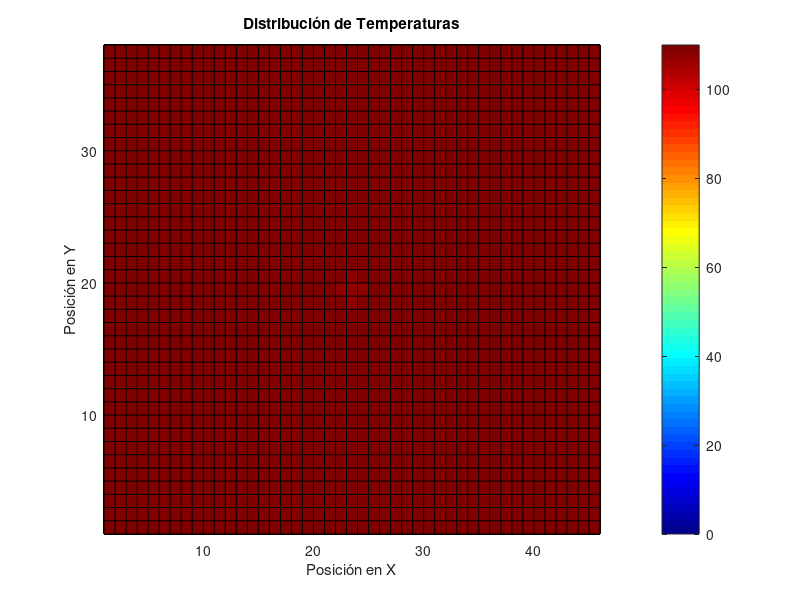
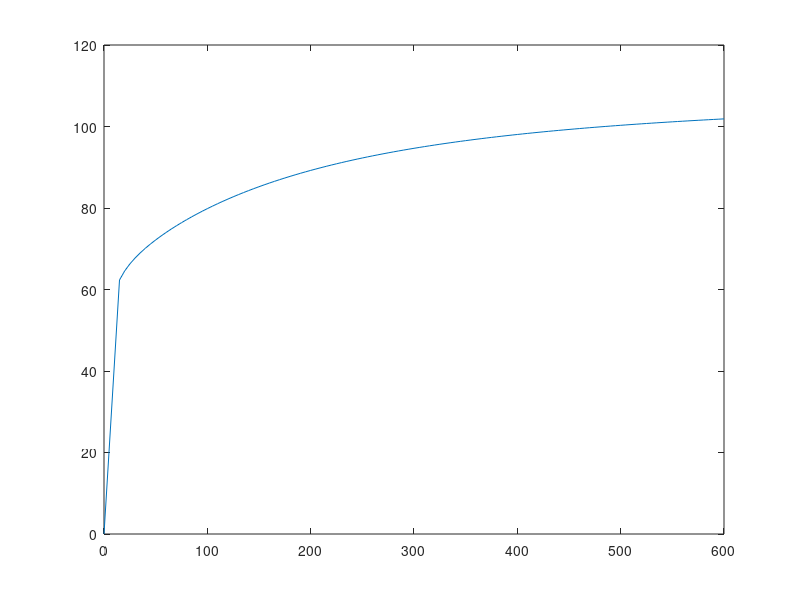

Source code (MATLAB) for these figures, in order: (Note: this script raises an error after producing the figures.)
clear all
%Constantes del problema:

    %Parámetros geometricos:
    t=0.2;
    Deltax=t/4;
    Deltay=t/4;
    Deltaw=Deltay;

    % conductividades [W/(m-C)]
    k=zeros(3,1);
    k(1,1)=51;  % Acero
    k(2,1)=398; % Cobre
    k(3,1)=205; % Aluminio

    % Densidades [kg/m^3]
    rho=zeros(3,1);
    rho(1,1)=7870;  % Acero
    rho(2,1)=8960;  % Cobre
    rho(3,1)=2700;  % Aluminio

    % Calores especificos [J/kg-C]
    c_p=zeros(3,1);
    c_p(1,1)=465;  % Acero
    c_p(2,1)=385;  % Cobre
    c_p(3,1)=897;  % Aluminio

    % Absortividades [m^2/s]
    alpha=k./(rho.*c_p);

    %Coeficiente de convección [W/m^2-C]
    h=1000;

    %Tempeartura alr
    T_inf=110;

%Generamos tabla con taos maximos para cada tipo de nodo y tiempos máximos:
    
    tao_max=zeros(15,1,3);    %Numero de ecuaciones=15 y son 3 tipos de materiales.
    Deltat_max=zeros(15,1,3); %[s]

    %Nodo A:
    tao_max(1,1,:)=1/4;
    
    %Nodos B:
    for m=1:3
        tao_max(2,1,m)=(1/((2*h*Deltaw)/k(m,1)+4));
    end

    %Nodos C:

    for m=1:3
        tao_max(3,1,m)=(1/((2*h*Deltaw)/k(m,1)+4));
    end

    %Nodos D:

    for m=1:3
        tao_max(4,1,m)=(1/((2*h*Deltaw)/k(m,1)+4));
    end

    %Nodos E:

    for m=1:3
        tao_max(5,1,m)=(1/((2*h*Deltaw)/k(m,1)+4));
    end

    %Nodos F:

    for m=1:3
        tao_max(6,1,m)=(1/((4*h*Deltaw)/k(m,1)+4));
    end

    %Nodos G:

    for m=1:3
        tao_max(7,1,m)=(1/((4*h*Deltaw)/k(m,1)+4));
    end

    %Nodos H:

    for m=1:3
        tao_max(8,1,m)=(1/((4*h*Deltaw)/k(m,1)+4));
    end

     %Nodos I:

    for m=1:3
        tao_max(9,1,m)=(1/((4*h*Deltaw)/k(m,1)+4));
    end

    %Nodos J:

    for m=1:3
        tao_max(10,1,m)=(1/((4*h*Deltaw)/(3*k(m,1))+4));
    end

    %Nodos K:

    for m=1:3
        tao_max(11,1,m)=(1/((4*h*Deltaw)/(3*k(m,1))+4));
    end

    %Nodos L:

    for m=1:3
        tao_max(12,1,m)=(1/((4*h*Deltaw)/(3*k(m,1))+4));
    end

    %Nodos M:

    for m=1:3
        tao_max(13,1,m)=(1/((4*h*Deltaw)/(3*k(m,1))+4));
    end

    %Nodos N:

    for m=1:3
        tao_max(14,1,:)=1/4;
    end

    %Nodo o:

    for m=1:3
        tao_max(15,1,m)=(1/((2*h*Deltaw)/(k(m,1))+4));
    end

    %Nodo p:

    for m=1:3
        tao_max(16,1,m)=(1/((2*h*Deltaw)/(k(m,1))+4));
    end

    %Hallamos tiempos m para cada caso

    for m=1:16
        for n=1:3
             Deltat_min(m,1,n)=((Deltaw^2)*tao_max(m,1,n))/(alpha(n,1));
        end
    end


 % Hallamos el tiempo mínimo que se pueda usar para cada material truncando
 % el valor por debajo para que quede entero (y un poco menor del valor máximo)
    
    Deltat=zeros(3,1);

    for m=1:3
        Deltat(m,1)=min(floor(Deltat_min(:,1,m)));
    end

    %Obtenemos pasos mínimos para el acero de 32s, para el cobre de 4
    %s, y para el aluminio de 5s
   
 % Recalculamos los taos para cada tipo de ecuaciones según el tiempo
 % mínimo obtenido anteriomente

    tao=(1/(Deltaw^2))*(alpha.*Deltat);

 % Generamos matriz de NODOS: según la distribución nodal planteada se
 % tiene una matriz de 45*37 para un totoal de 1665 nodos. 
 % EN ESTE SCRIPT SOLO SOLUCIONAMOS PARA EL ACERO
 
 T=ones(45,37,1);
 T=110.*T; % Se llenan los nodos, con una temperatura igual al de los gases

    % CONDICION INICIAL:

    for m=1:45
        for n=33:37
            T(m,n,1)=15;
        end
    end

    for m=9:13
        for n=21:32
            T(m,n,1)=15;
        end
    end

    for m=21:25
        for n=21:32
            T(m,n,1)=15;
        end
    end

    for m=1:45
        for n=19:21
            T(m,n,1)=15;
        end
    end

    %Condición de simetría:

    for m=1:45
        for n=1:19
            T(m,n,1)=T(-m+46,-n+38,1);
        end
    end

% Crear un mallado con colores (para los nodos, no es fiel al tamaño real 
% los elementos, esta malla considera que todos los elementos tiene el mis
% tamaño lo cual es falso (no para los cálculo pero sí para la 
% representación gráfica))

    figure;

    %Corregimos tamaño de la matriz:
        l=T(:,:,1);
        for m=45:45
             for n=1:37
                 l(m+1,n+1)=l(m,n);
             end
         end

            for m=1:45
                for n=37:37
                    l(m,n)=1;
                end
            end

    pcolor(l(:,:,1)');
    %shading interp;  % Interpolación para suavizar los colores

    % Definir una escala de colores personalizada 
    colormap(jet);  % Utilizamos el mapa de colores "jet" 

    % Agregar una barra de colores
    colorbar;

    % Etiquetas y título del gráfico
    xlabel('Posición en X');
    ylabel('Posición en Y');
    title('Distribución de Temperaturas');
   
    %  ajustar los ejes si es necesario
    %axis([0, 46, 0, 38]);
    

 % COMENZAMOS A SOLUCIONAR: se debe programar cada ecuación cada iteración
 % del while, el criterio de parada se definirá proximamente:

   ts=2; %  time steep (paso temporal)

   % Se itera hasta alcanzar estado estable:
   prom_residuals=1;
   counter=0;
   while(prom_residuals>10^(-2))

   %Nodos A:


    T(:,:,ts)=T(:,:,ts-1);

   for m=2:44
       for n=34:36
           T(m,n,ts)=T(m,n,ts-1)*(1-4*tao(3))+tao(3)*(T(m-1,n,ts-1)+T(m+1,n,ts-1)+T(m,n-1,ts-1)+T(m,n+1,ts-1));
       end
   end

   for m=10:12
       for n=21:33
           T(m,n,ts)=T(m,n,ts-1)*(1-4*tao(3))+tao(3)*(T(m-1,n,ts-1)+T(m+1,n,ts-1)+T(m,n-1,ts-1)+T(m,n+1,ts-1));
       end
   end

   for m=22:24
       for n=21:33
           T(m,n,ts)=T(m,n,ts-1)*(1-4*tao(3))+tao(3)*(T(m-1,n,ts-1)+T(m+1,n,ts-1)+T(m,n-1,ts-1)+T(m,n+1,ts-1));
       end
   end

   for m=2:44
       for n=20:20
           T(m,n,ts)=T(m,n,ts-1)*(1-4*tao(3))+tao(3)*(T(m-1,n,ts-1)+T(m+1,n,ts-1)+T(m,n-1,ts-1)+T(m,n+1,ts-1));
       end
   end

   %Nodos B:
    
   for m=1:1
       for n=20:20
          T(m,n,ts)=T(m,n,ts-1)*(1-tao(3)*(((2*h*Deltaw)/k(1))+4))+tao(3)*(2*T(m+1,n,ts-1)+T(m,n-1,ts-1)+T(m,n+1,ts-1)+(2*h*Deltaw/k(1))*T_inf);
           
       end
   end

   for m=1:1
       for n=34:36
           T(m,n,ts)=T(m,n,ts-1)*(1-tao(3)*(((2*h*Deltaw)/k(1))+4))+tao(3)*(2*T(m+1,n,ts-1)+T(m,n-1,ts-1)+T(m,n+1,ts-1)+(2*h*Deltaw/k(1))*T_inf);
       end
   end

   for m=9:9
       for n=22:32
            T(m,n,ts)=T(m,n,ts-1)*(1-tao(3)*(((2*h*Deltaw)/k(1))+4))+tao(3)*(2*T(m+1,n,ts-1)+T(m,n-1,ts-1)+T(m,n+1,ts-1)+(2*h*Deltaw/k(1))*T_inf);
       end
   end

   for m=21:21
       for n=22:32
            T(m,n,ts)=T(m,n,ts-1)*(1-tao(3)*(((2*h*Deltaw)/k(1))+4))+tao(3)*(2*T(m+1,n,ts-1)+T(m,n-1,ts-1)+T(m,n+1,ts-1)+(2*h*Deltaw/k(1))*T_inf);
       end
   end
    
   %Nodos C:

   for m=13:13
       for n=22:32
            T(m,n,ts)=T(m,n,ts-1)*(1-tao(3)*(((2*h*Deltaw)/k(1))+4))+tao(3)*(2*T(m-1,n,ts-1)+T(m,n-1,ts-1)+T(m,n+1,ts-1)+(2*h*Deltaw/k(1))*T_inf);
       end
   end

   for m=25:25
       for n=22:32
            T(m,n,ts)=T(m,n,ts-1)*(1-tao(3)*(((2*h*Deltaw)/k(1))+4))+tao(3)*(2*T(m-1,n,ts-1)+T(m,n-1,ts-1)+T(m,n+1,ts-1)+(2*h*Deltaw/k(1))*T_inf);
       end
   end

   for m=45:45
       for n=20:20
            T(m,n,ts)=T(m,n,ts-1)*(1-tao(3)*(((2*h*Deltaw)/k(1))+4))+tao(3)*(2*T(m-1,n,ts-1)+T(m,n-1,ts-1)+T(m,n+1,ts-1)+(2*h*Deltaw/k(1))*T_inf);
       end
   end

   for m=45:45
       for n=34:36
            T(m,n,ts)=T(m,n,ts-1)*(1-tao(3)*(((2*h*Deltaw)/k(1))+4))+tao(3)*(2*T(m-1,n,ts-1)+T(m,n-1,ts-1)+T(m,n+1,ts-1)+(2*h*Deltaw/k(1))*T_inf);
       end
   end

   %Nodos D:

   for m=2:44
       for n=37:37
           T(m,n,ts)=T(m,n,ts-1)*(1-tao(3)*(((2*h*Deltaw)/k(1))+4))+tao(3)*(2*T(m,n-1,ts-1)+T(m-1,n,ts-1)+T(m+1,n,ts-1)+(2*h*Deltaw/k(1))*T_inf);
       end
   end

   for m=2:8
       for n=21:21
           T(m,n,ts)=T(m,n,ts-1)*(1-tao(3)*(((2*h*Deltaw)/k(1))+4))+tao(3)*(2*T(m,n-1,ts-1)+T(m-1,n,ts-1)+T(m+1,n,ts-1)+(2*h*Deltaw/k(1))*T_inf);
       end
   end

   for m=14:20
       for n=21:21
           T(m,n,ts)=T(m,n,ts-1)*(1-tao(3)*(((2*h*Deltaw)/k(1))+4))+tao(3)*(2*T(m,n-1,ts-1)+T(m-1,n,ts-1)+T(m+1,n,ts-1)+(2*h*Deltaw/k(1))*T_inf);
       end
   end

   for m=26:44
       for n=21:21
           T(m,n,ts)=T(m,n,ts-1)*(1-tao(3)*(((2*h*Deltaw)/k(1))+4))+tao(3)*(2*T(m,n-1,ts-1)+T(m-1,n,ts-1)+T(m+1,n,ts-1)+(2*h*Deltaw/k(1))*T_inf);
       end
   end

   %Nodos E

   for m=2:8
       for n=33:33
           T(m,n,ts)=T(m,n,ts-1)*(1-tao(3)*(((2*h*Deltaw)/k(1))+4))+tao(3)*(2*T(m,n+1,ts-1)+T(m-1,n,ts-1)+T(m+1,n,ts-1)+(2*h*Deltaw/k(1))*T_inf);
       end
   end

   for m=14:20
       for n=33:33
            T(m,n,ts)=T(m,n,ts-1)*(1-tao(3)*(((2*h*Deltaw)/k(1))+4))+tao(3)*(2*T(m,n+1,ts-1)+T(m-1,n,ts-1)+T(m+1,n,ts-1)+(2*h*Deltaw/k(1))*T_inf);
       end
   end

   for m=26:44
       for n=33:33
            T(m,n,ts)=T(m,n,ts-1)*(1-tao(3)*(((2*h*Deltaw)/k(1))+4))+tao(3)*(2*T(m,n+1,ts-1)+T(m-1,n,ts-1)+T(m+1,n,ts-1)+(2*h*Deltaw/k(1))*T_inf);
       end
   end

   %Nodos F

   for m=1:1
       for n=37:37
           T(m,n,ts)=T(m,n,ts-1)*(1-tao(3)*(((4*h*Deltaw)/k(1))+4))+tao(3)*(2*T(m,n-1,ts-1)+2*T(m+1,n,ts-1)+(4*h*Deltaw/k(1))*T_inf);
       end
   end

   for m=1:1
       for n=21:21
           T(m,n,ts)=T(m,n,ts-1)*(1-tao(3)*(((4*h*Deltaw)/k(1))+4))+tao(3)*(2*T(m,n-1,ts-1)+2*T(m+1,n,ts-1)+(4*h*Deltaw/k(1))*T_inf);
       end
   end

   %Nodos G

   for m=1:1
       for n=33:33
           T(m,n,ts)=T(m,n,ts-1)*(1-tao(3)*(((4*h*Deltaw)/k(1))+4))+tao(3)*(2*T(m,n+1,ts-1)+2*T(m+1,n,ts-1)+(4*h*Deltaw/k(1))*T_inf);
       end
   end

   %Nodos H

   for m=45:45
       for n=37:37
           T(m,n,ts)=T(m,n,ts-1)*(1-tao(3)*(((4*h*Deltaw)/k(1))+4))+tao(3)*(2*T(m-1,n,ts-1)+2*T(m,n-1,ts-1)+(4*h*Deltaw/k(1))*T_inf);
       end
   end

   for m=45:45
       for n=21:21
           T(m,n,ts)=T(m,n,ts-1)*(1-tao(3)*(((4*h*Deltaw)/k(1))+4))+tao(3)*(2*T(m-1,n,ts-1)+2*T(m,n-1,ts-1)+(4*h*Deltaw/k(1))*T_inf);
       end
   end

   %Nodos I

   for m=45:45
       for n=33:33
           T(m,n,ts)=T(m,n,ts-1)*(1-tao(3)*(((4*h*Deltaw)/k(1))+4))+tao(3)*(2*T(m-1,n,ts-1)+2*T(m,n+1,ts-1)+(4*h*Deltaw/k(1))*T_inf);
       end
   end

   %Nodos J

   for m=9:9
       for n=33:33
            T(m,n,ts)=T(m,n,ts-1)*(1-tao(3)*(4)*(((h*Deltaw)/(3*k(1)))+1))+tao(3)*(2/3)*(T(m-1,n,ts-1)+2*T(m+1,n,ts-1)+T(m,n-1,ts-1)+2*T(m,n+1,ts-1)+(2*h*Deltaw/k(1))*T_inf);
       end
   end


   for m=21:21
       for n=33:33
            T(m,n,ts)=T(m,n,ts-1)*(1-tao(3)*(4)*(((h*Deltaw)/(3*k(1)))+1))+tao(3)*(2/3)*(T(m-1,n,ts-1)+2*T(m+1,n,ts-1)+T(m,n-1,ts-1)+2*T(m,n+1,ts-1)+(2*h*Deltaw/k(1))*T_inf);
       end
   end
    
    %Nodos K
  

   for m=13:13
       for n=33:33
             T(m,n,ts)=T(m,n,ts-1)*(1-tao(3)*(4)*(((h*Deltaw)/(3*k(1)))+1))+tao(3)*(2/3)*(2*T(m-1,n,ts-1)+T(m+1,n,ts-1)+T(m,n-1,ts-1)+2*T(m,n+1,ts-1)+(2*h*Deltaw/k(1))*T_inf);
       end
   end

   for m=25:25
       for n=33:33
            T(m,n,ts)=T(m,n,ts-1)*(1-tao(3)*(4)*(((h*Deltaw)/(3*k(1)))+1))+tao(3)*(2/3)*(2*T(m-1,n,ts-1)+T(m+1,n,ts-1)+T(m,n-1,ts-1)+2*T(m,n+1,ts-1)+(2*h*Deltaw/k(1))*T_inf);
       end
   end

    %Nodos L

   for m=9:9
       for n=21:21
            T(m,n,ts)=T(m,n,ts-1)*(1-tao(3)*(4)*(((h*Deltaw)/(3*k(1)))+1))+tao(3)*(2/3)*(T(m-1,n,ts-1)+2*T(m+1,n,ts-1)+2*T(m,n-1,ts-1)+T(m,n+1,ts-1)+(2*h*Deltaw/k(1))*T_inf);
       end
   end

   for m=21:21
       for n=21:21
            T(m,n,ts)=T(m,n,ts-1)*(1-tao(3)*(4)*(((h*Deltaw)/(3*k(1)))+1))+tao(3)*(2/3)*(T(m-1,n,ts-1)+2*T(m+1,n,ts-1)+2*T(m,n-1,ts-1)+T(m,n+1,ts-1)+(2*h*Deltaw/k(1))*T_inf);
       end
   end

   %Nodos M

   for m=13:13
       for n=21:21
            T(m,n,ts)=T(m,n,ts-1)*(1-tao(3)*(4)*(((h*Deltaw)/(3*k(1)))+1))+tao(3)*(2/3)*(2*T(m-1,n,ts-1)+T(m+1,n,ts-1)+2*T(m,n-1,ts-1)+T(m,n+1,ts-1)+(2*h*Deltaw/k(1))*T_inf);
       end
   end

   for m=25:25
       for n=21:21
            T(m,n,ts)=T(m,n,ts-1)*(1-tao(3)*(4)*(((h*Deltaw)/(3*k(1)))+1))+tao(3)*(2/3)*(2*T(m-1,n,ts-1)+T(m+1,n,ts-1)+2*T(m,n-1,ts-1)+T(m,n+1,ts-1)+(2*h*Deltaw/k(1))*T_inf);
       end
   end

   %Nodos N

   for m=2:44
       for n=19:19
           T(m,n,ts)=T(m,n,ts-1)*(1-4*tao(3))+tao(3)*(2*T(m,n+1,ts-1)+T(m-1,n,ts-1)+T(m+1,n,ts-1));
       end
   end

   %Nodo O

   for m=1:1
       for n=19:19
            T(m,n,ts)=T(m,n,ts-1)*(1-tao(3)*(((2*h*Deltaw)/k(1))+4))+tao(3)*2*(T(m,n+1,ts-1)+T(m+1,n,ts-1)+(h*Deltaw/k(1))*T_inf);
       end
   end

   %Nodo P

   for m=45:45
       for n=19:19
            T(m,n,ts)=T(m,n,ts-1)*(1-tao(3)*(((2*h*Deltaw)/k(1))+4))+tao(3)*2*(T(m-1,n,ts-1)+T(m,n+1,ts-1)+(h*Deltaw/k(1))*T_inf);
       end
   end

   %Condición de simetría:

    for m=1:45
        for n=1:19
            T(m,n,ts)=T(-m+46,-n+38,ts);
        end
    end

    for m=45:45
        for n=1:37
            l(m+1,n+1,ts)=1;
        end
    end

    for m=1:45
        for n=37:37
            l(m+1,n+1,1)=1;
        end
    end

    l=T(:,:,ts);

    for m=45:45
          for n=1:37
               l(m+1,n+1)=l(m,n);
          end
    end

    for m=1:45
          for n=37:37
               l(m+1,n+1)=l(m,n);
          end
    end

    residuals=abs(T(:,:,ts)-T(:,:,ts-1));
    prom_residuals=mean(residuals,"all");
    
    pcolor(l');
    % Definir una escala de colores personalizada 
    colormap(jet);  % Utilizamos el mapa de colores "jet" 

    % Agregar una barra de colores
    colorbar;

    % Etiquetas y título del gráfico
    xlabel('Posición en X');
    ylabel('Posición en Y');
    title('Distribución de Temperaturas');
    hold on
    pause(0.01)
   
    if(T(23,19,ts)>=100 && counter==0)
        ts_crit=ts;
        counter=1;
    end

    ts=ts+1;
    T_prom(ts)=mean(T(:,:),"all");
    time(ts)=ts*Deltat(3,1);
    
   end

   figure
   plot(time,T_prom);
   yline(110,'-');
   xlabel('Tiempo [s]');
   ylabel('Temperatura promedio[C] ');
   title('Temperatura promedio vs tiempo (aluminio en agua)');